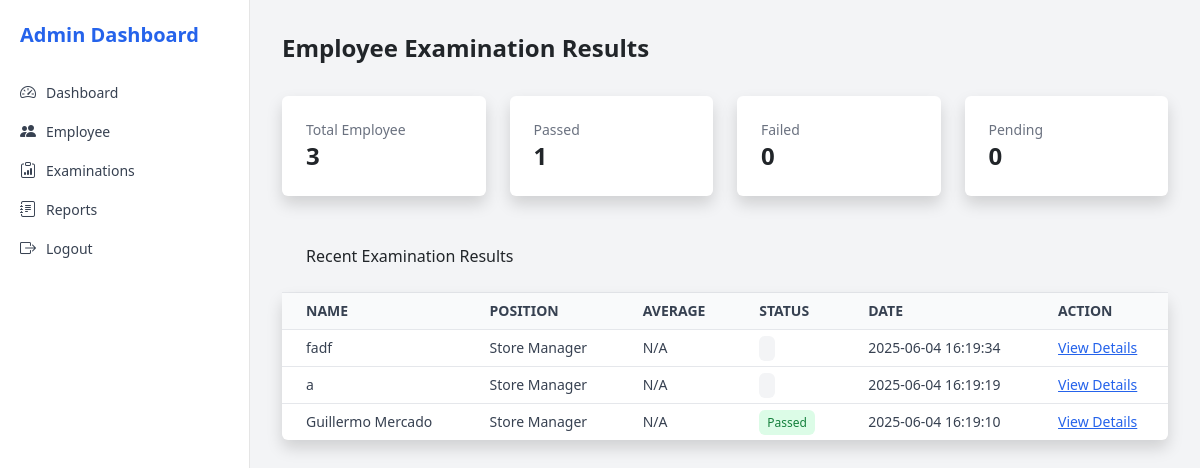
The app's page /admin/admin_employee.php, older data.
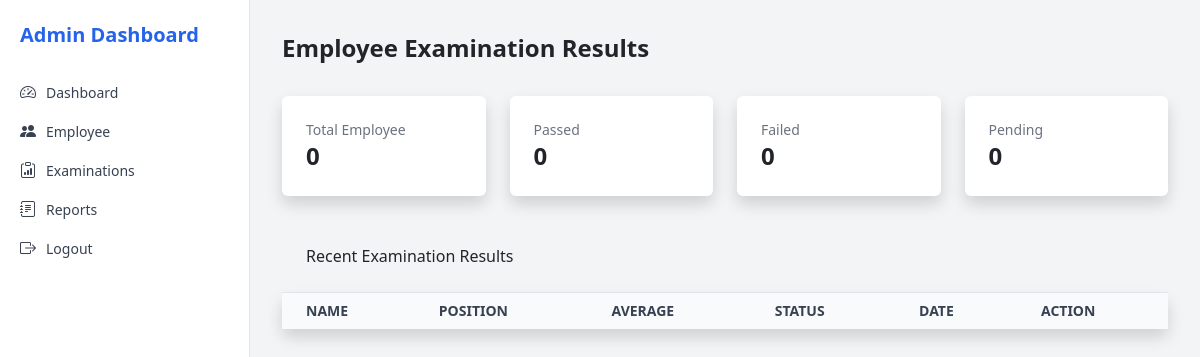
The same page, newer data.
### tables this page shows
CREATE TABLE `employee` (
  `employee_num` varchar(50) DEFAULT NULL,
  `id` int(11) NOT NULL,
  `full_name` varchar(255) NOT NULL,
  `branch` varchar(100) NOT NULL,
  `position` varchar(100) NOT NULL,
  `date_started` date NOT NULL,
  `date_of_exam` date NOT NULL,
  `score_1` int(11) DEFAULT NULL,
  `score_2` int(11) DEFAULT NULL,
  `score_3` int(11) DEFAULT NULL,
  `score_4` int(11) DEFAULT NULL,
  `score_5` int(11) DEFAULT NULL,
  `score_6` int(11) DEFAULT NULL,
  `score_7` int(11) DEFAULT NULL,
  `score_8` int(11) DEFAULT NULL,
  `score_9` int(11) DEFAULT NULL,
  `score_10` int(11) DEFAULT NULL,
  `average` decimal(5,2) DEFAULT NULL,
  `status` varchar(50) DEFAULT NULL,
  `submitted_at` datetime DEFAULT current_timestamp()
);

### admin/admin_employee.php (the view, shortened to what this page needs)
<?php
$host = "localhost";
$dbname = "ees";
$user = "root";
$pass = "";
$conn = new mysqli($host, $user, $pass, $dbname);
$total = $conn->query("SELECT COUNT(*) as count FROM employee")->fetch_assoc()['count'];
$passed = $conn->query("SELECT COUNT(*) as count FROM employee WHERE status = 'Passed'")->fetch_assoc()['count'];
$failed = $conn->query("SELECT COUNT(*) as count FROM employee WHERE status = 'Failed'")->fetch_assoc()['count'];
$pending = $conn->query("SELECT COUNT(*) as count FROM employee WHERE status = 'Pending'")->fetch_assoc()['count'];
$results = $conn->query("SELECT * FROM employee ORDER BY submitted_at DESC");
?>
<!DOCTYPE html>
<html lang="en">
<head>
  <script src="https://cdn.tailwindcss.com"></script>
  <link href="https://cdn.jsdelivr.net/npm/bootstrap-icons@1.10.5/font/bootstrap-icons.css" rel="stylesheet" />
</head>
<body class="bg-gray-100 font-sans">
  <div class="flex min-h-screen">
    <?php include 'sidebar.php'; ?>
    <main class="flex-1 p-8">
      <div class="flex justify-between items-center mb-6">
        <h1 class="text-2xl font-semibold">Employee Examination Results</h1>
      </div>
      <div class="grid grid-cols-1 sm:grid-cols-4 gap-4 mb-6">
        <div class="bg-white p-4 rounded shadow">
          <div class="text-sm text-gray-500">Total Employee</div>
          <div class="text-2xl font-bold"><?= $total ?></div>
        </div>
        <div class="bg-white p-4 rounded shadow">
          <div class="text-sm text-gray-500">Passed</div>
          <div class="text-2xl font-bold"><?= $passed ?></div>
        </div>
        <div class="bg-white p-4 rounded shadow">
          <div class="text-sm text-gray-500">Failed</div>
          <div class="text-2xl font-bold"><?= $failed ?></div>
        </div>
        <div class="bg-white p-4 rounded shadow">
          <div class="text-sm text-gray-500">Pending</div>
          <div class="text-2xl font-bold"><?= $pending ?></div>
        </div>
      </div>
        <div class="p-4 border-b font-medium">Recent Examination Results</div>
        <div class="bg-white shadow rounded"><div class="toolbar">
        <div class="overflow-x-auto">
          <table class="min-w-full text-sm text-left">
            <thead class="bg-gray-50 text-gray-700">
              <tr>
                <th class="px-4 py-2">NAME</th>
                <th class="px-4 py-2">POSITION</th>
                <th class="px-4 py-2">AVERAGE</th>
                <th class="px-4 py-2">STATUS</th>
                <th class="px-4 py-2">DATE</th>
                <th class="px-4 py-2">ACTION</th>
              </tr>
            </thead>
            <tbody class="text-gray-700">
              <?php while($row = $results->fetch_assoc()): ?>
              <tr class="border-t">
                <td class="px-4 py-2"><?= htmlspecialchars($row['full_name']) ?></td>
                <td class="px-4 py-2"><?= htmlspecialchars($row['position']) ?></td>
                <td class="px-4 py-2"><?= $row['average'] !== null ? $row['average'].'%' : 'N/A' ?></td>
                <td class="px-4 py-2">
                  <?php
                    $status = $row['status'];
                    $statusClass = match ($status) {
                      'Passed' => 'bg-green-100 text-green-700',
                      'Failed' => 'bg-red-100 text-red-700',
                      'Pending' => 'bg-yellow-100 text-yellow-700',
                      default => 'bg-gray-100 text-gray-700',
                    };
                  ?>
                  <span class="<?= $statusClass ?> px-2 py-1 rounded text-xs"><?= $status ?></span>
                </td>
                <td class="px-4 py-2"><?= htmlspecialchars($row['submitted_at']) ?></td>
                <td class="px-4 py-2"><button class="text-blue-600 underline">View Details</button></td>
              </tr>
              <?php endwhile; ?>
            </tbody>
          </table>
        </div>
      </div>
    </main>
  </div>
</body>
</html>

Row changes from the older to the newer data that the page shows:
removed employee: full_name "fadf", position "Store Manager", shows "N/A", submitted_at "2025-06-04 16:19:34"
removed employee: full_name "a", position "Store Manager", shows "N/A", submitted_at "2025-06-04 16:19:19"
removed employee: full_name "Guillermo Mercado", position "Store Manager", shows "N/A", status "Passed", submitted_at "2025-06-04 16:19:10"
Text that changed along with them:
$total: "3" → "0"
$passed: "1" → "0"
